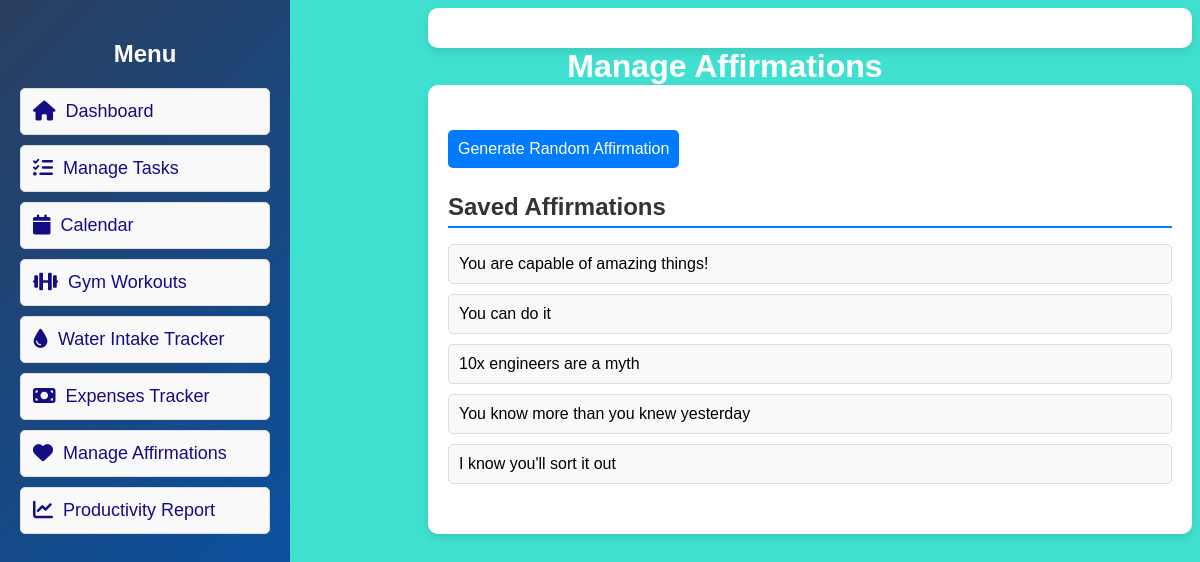
Before: /affirmations with the older database file.
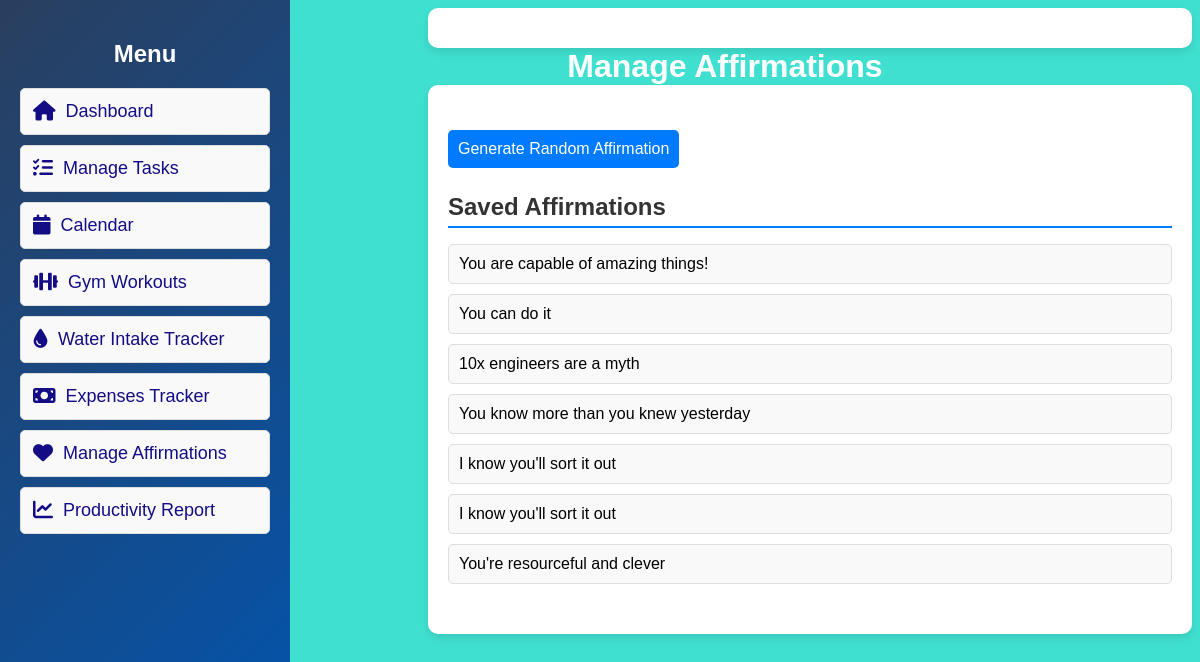
After: the same page with the newer database file.
### app.py (models this page shows)
class Affirmation(db.Model):
    id = db.Column(db.Integer, primary_key=True)
    message = db.Column(db.String(200), nullable=False)

### app.py (the view, shortened to what this page needs)
@app.route('/affirmations', methods=['GET', 'POST'])
def affirmations():
    all_affirmations = Affirmation.query.all()
    return render_template('affirmations.html', affirmations=all_affirmations)

### templates/affirmations.html (shortened to what this page needs)
<!DOCTYPE html>
<html lang="en">
<head>
    <link rel="stylesheet" href="/static/style.css">
</head>
<body>
    {% include 'base.html' %}
    <header>
        <h1>Manage Affirmations</h1>
    </header>
    <main>
        <form action="{{ url_for('generate_affirmation') }}" method="GET">
            <button type="submit">Generate Random Affirmation</button>
        </form>
        <section class="saved-affirmations">
            <h2>Saved Affirmations</h2>
            <ul>
                {% for affirmation in affirmations %}
                <li>{{ affirmation.message }}</li>
                {% endfor %}
            </ul>
        </section>
    </main>
</body>
</html>

### templates/base.html (shortened to what this page needs)
<!DOCTYPE html>
<html lang="en">
<head>
    <link rel="stylesheet" href="{{ url_for('static', filename='style.css') }}">
    <link rel="stylesheet" href="https://cdnjs.cloudflare.com/ajax/libs/font-awesome/6.0.0/css/all.min.css">
</head>
<body>
    <div class="sidebar">
        <h2>Menu</h2>
        <ul>
            <li><a href="{{ url_for('home') }}"><i class="fas fa-home"></i> Dashboard</a></li>
            <li><a href="{{ url_for('task_manager') }}"><i class="fas fa-tasks"></i> Manage Tasks</a></li>
            <li><a href="{{ url_for('calendar_view') }}"><i class="fas fa-calendar"></i> Calendar</a></li>
            <li><a href="{{ url_for('workouts') }}"><i class="fas fa-dumbbell"></i> Gym Workouts</a></li>
            <li><a href="{{ url_for('water_intake') }}"><i class="fas fa-tint"></i> Water Intake Tracker</a></li>
            <li><a href="{{ url_for('expenses') }}"><i class="fas fa-money-bill"></i> Expenses Tracker</a></li>
            <li><a href="{{ url_for('affirmations') }}"><i class="fas fa-heart"></i> Manage Affirmations</a></li>
            <li><a href="{{ url_for('productivity_report') }}"><i class="fas fa-chart-line"></i> Productivity Report</a></li>
        </ul>
    </div>
    <main>
    </main>
</body>
</html>

### static/style.css (style rules this page uses)
body { font-family: 'Poppins', sans-serif; background: turquoise; background-size: cover; }
header { color: white; padding: 0px; text-align: center; }
header h1 { margin: 0; font-size: 2rem; margin-left: 250px }
.sidebar { position: fixed; left: 0; top: 0; width: 250px; height: 100vh; background: linear-gradient(135deg, #2a3f5f, #0056b3); color: white; padding: 20px; }
.sidebar h2 { text-align: center; margin-bottom: 20px; }
.sidebar ul { list-style: none; padding: 0; }
.sidebar ul li { padding: 12px; text-align: left; }
.sidebar ul li a { display: flex; align-items: center; gap: 10px; text-decoration: none; color: rgb(20, 12, 133); font-size: 18px; transition: background-color 0.3s; }
.sidebar ul li a i { font-size: 20px; }
main { padding: 20px; max-width: 900px; margin: auto; background: white; border-radius: 10px; box-shadow: 0 4px 8px rgba(0, 0, 0, 0.1); }
section { margin-bottom: 30px; }
section h2, h3 { color: #333; margin-bottom: 15px; border-bottom: 2px solid #007BFF; padding-bottom: 5px; }
form { margin: 20px 0; display: flex; flex-wrap: wrap; align-items: center; gap: 10px; }
input, button { padding: 10px; margin: 5px 0; border: 1px solid #ddd; border-radius: 5px; outline: none; font-size: 1rem; }
button { background-color: #007BFF; color: white; border: none; cursor: pointer; transition: background-color 0.3s; }
ul { list-style: none; padding: 0; }
ul li { background: #f9f9f9; padding: 10px; border: 1px solid #ddd; border-radius: 5px; margin-bottom: 10px; transition: background-color 0.3s; }
main { margin-left: 420px; padding: 20px; }

Changed rows visible on the page:
added Affirmation: message "I know you'll sort it out"
added Affirmation: message "You're resourceful and clever"
